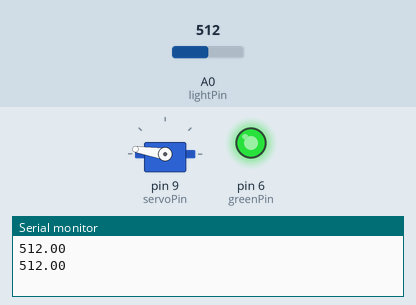
This sketch was run on a simulated Arduino Uno, built with avr-gcc and run on an emulated ATmega328P. Shown: servo, output pins drawn as LEDs (lit = HIGH), the last lines printed to the serial monitor. Inputs (shaded band) come from the test bench; at power-on: A0 (lightPin) = 512.

Above: at 1.8 s.
1.9 s: A0 (lightPin) set to 490
At 2.9 s:
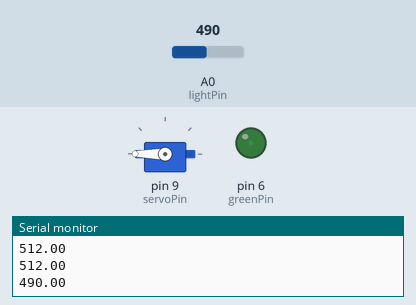
3.5 s: A0 (lightPin) set to 306
At 4.5 s:
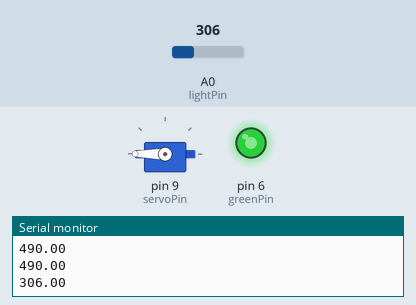
5.5 s: A0 (lightPin) set to 170
At 7.2 s:
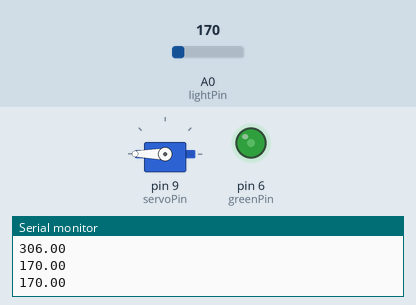
7.5 s: A0 (lightPin) set to 0
At 8.8 s:
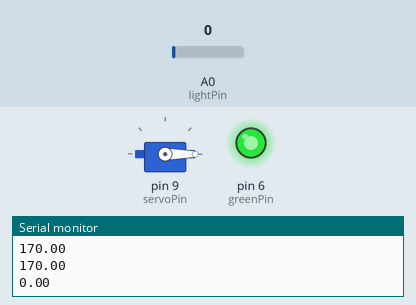
9.5 s: A0 (lightPin) set to 716
At 10.4 s:
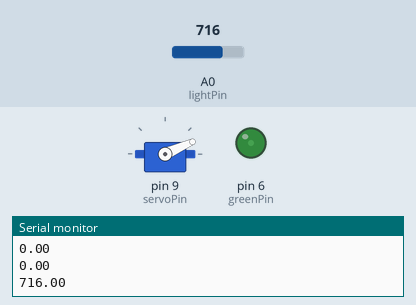
11.5 s: A0 (lightPin) set to 900
At 13.2 s:
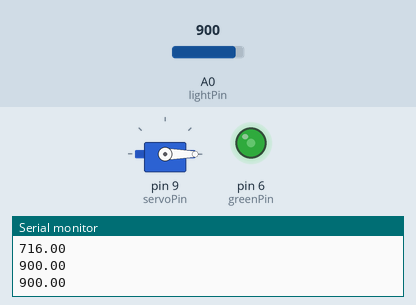
Timing chart, 0 to 14.5 s (numbered marks = the images above; inputs shaded):
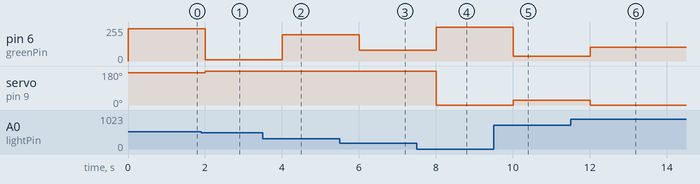

Measured:
- after the input at 1.9 s, pin 6 (greenPin): 242/255 → 9/255 after 0.10 s; servo on pin 9 (servoPin): 171° → 180° after 0.10 s
- after the input at 3.5 s, pin 6 (greenPin): 9/255 → 196/255 after 0.50 s
- after the input at 5.5 s, pin 6 (greenPin): 196/255 → 79/255 after 0.51 s
- after the input at 7.5 s, pin 6 (greenPin): 79/255 → 253/255 after 0.51 s; servo on pin 9 (servoPin): 180° → 0° after 0.51 s
- after the input at 9.5 s, pin 6 (greenPin): 253/255 → 34/255 after 0.51 s; servo on pin 9 (servoPin): 0° → 24° after 0.51 s
- after the input at 11.5 s, pin 6 (greenPin): 34/255 → 103/255 after 0.51 s; servo on pin 9 (servoPin): 24° → 0° after 0.51 s

The sketch:

31_servo_weather_gauge.ino
```cpp
// Load a library
#include <Servo.h>
int servoPin=9;
int servoPosA=0;
int servoPosB=90;
int servoPosC=180;
int t = 500;
Servo myServo; // Create object

int lightPin=A0;
float lightVal;
int angle;
int greenPin = 6;
float maxAngle = 0;
float minAngle = 180;
float maxLight = 750;
float minLight = 500;


void setup() {
  // put your setup code here, to run once:
Serial.begin(9600);
myServo.attach(servoPin);

pinMode(lightPin, INPUT);
pinMode(greenPin, OUTPUT);
}

void loop() {
  // put your main code here, to run repeatedly:
  lightVal = analogRead(lightPin);
  Serial.println(lightVal);
  angle = minAngle +minLight*minAngle/(maxLight-minLight) - lightVal/(maxLight-minLight)*(minAngle);
    myServo.write(angle);
    analogWrite(greenPin, 255 +minLight*255./(maxLight-minLight) - lightVal/(maxLight-minLight)*(255.));
    delay(1000);
    //slowServo();

}

void slowServo(){
  for (int i = 0; i<=180; i++){
        myServo.write(i);
        delay(20);

  }

}
```
